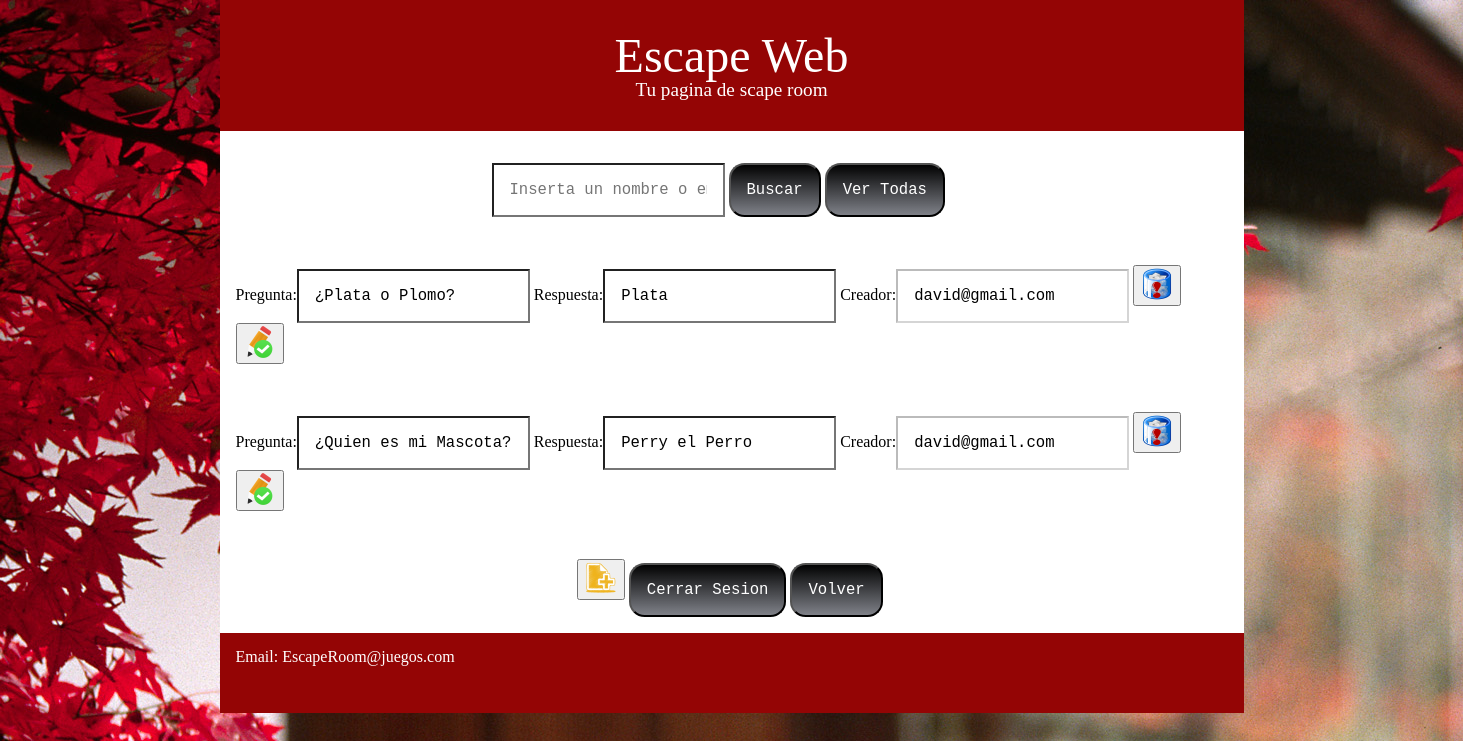
Page /Administracion/Preguntas.php on the committed database.
### tables this page shows
CREATE TABLE `pregunta` (
  `Id_pregunta` int NOT NULL,
  `descripcion` varchar(200) NOT NULL,
  `correo` varchar(30) NOT NULL
);

CREATE TABLE `respuesta` (
  `id_respuesta` int NOT NULL,
  `descripcionR` varchar(100) NOT NULL
);

### Base_de_datos/Conexion.php (called while the page is built, shortened)
<?php
include_once "../Objetos/Pregunta.php";
class Conexion
{
    public static $conexion;
    public static function abrirConexion()
    {
        self::$conexion = new mysqli(Parametros::$url, Parametros::$usuario, Parametros::$password, Parametros::$bbdd);
    }
    public static function ArrayDePreguntas()
    {
        $array = array();
        $query = "SELECT pregunta.descripcion,pregunta.correo,respuesta.descripcionR FROM pregunta JOIN preg_resp
        ON preg_resp.Id_pregunta=pregunta.Id_pregunta JOIN respuesta ON respuesta.id_respuesta=preg_resp.id_respuesta";
        $resultado = self::$conexion->query($query);
        if ($resultado) {
            while ($fila = mysqli_fetch_array($resultado)) {
                $pregunta = new Pregunta($fila['descripcionR'], $fila['descripcion'], $fila['correo']);
                $array[] = $pregunta;
            }
        }
        return $array;
    }
}

### Objetos/Pregunta.php (called while the page is built, shortened)
<?php
class Pregunta
{
    private $respuesta;
    private $creador;
    private $descripcion;
    public function __construct($respuesta, $descripcion, $creador)
    {
        $this->creador = $creador;
        $this->descripcion = $descripcion;
        $this->respuesta = $respuesta;
    }
    public function getRespuesta()
    {
        return $this->respuesta;
    }
    public function getCreador()
    {
        return $this->creador;
    }
    public function getDescripcion()
    {
        return $this->descripcion;
    }
}

### Administracion/Preguntas.php (the view, shortened to what this page needs)
<!DOCTYPE html>
<html lang="en">
<head>
    <link rel="stylesheet" type="text/css" href="../CSS/general.css">
</head>
<body class="oriental">
    <?php
    require_once '../Objetos/Pregunta.php';
    require_once '../Base_de_datos/Conexion.php';
    $preguntas = Conexion::ArrayDePreguntas();
    ?>
    <main class="container oriental">
        <header class="row oriental">
            <h1>Escape Web</h1>
            <h4>Tu pagina de scape room</h4>
        </header>
        <section class='row'>
            <form name="formulario" action="Preguntas.php" method="POST" class="oriental">
                <div class="row">
                    <div class="xl-col-12 l-col-12 m-col-12 s-col-12 separado margen-3">
                        <input type="text" name="parametroBuscado" placeholder="Inserta un nombre o email" value="">
                        <input type="submit" value="Buscar" name="BuscarPreg">
                        <input type="submit" value="Ver Todas" name="TodasPreg">
                </div>
            </form>
                <?php
            if (!isset($_REQUEST['BuscarPreg']) && !isset($_REQUEST['TodasPreg'])) {
                foreach ($preguntas as $pregunta) {
                ?>
                <form action="../Base_de_datos/controlador.php" method="POST" class="oriental">
                        <div class="row">
                            <div class="xl-col-12 l-col-12 m-col-12 s-col-12 separado">
                                Pregunta:<input type='text' value='<?php echo $pregunta->getDescripcion() ?>' name='desc' readonly>
                                Respuesta:<input type='text' value='<?php echo $pregunta->getRespuesta(); ?>' name='resp' readonly>
                                Creador:<input type='text' value='<?php echo $pregunta->getCreador(); ?>' name='creador' disabled>
                                <button type="submit" name='XPreg'><img src="../ICONOS/eliminar.jpg" class="tamaño"></button>
                                <button type="submit" name='EPreg'><img src="../ICONOS/edit.png" class="tamaño"></button>
                            </div>
                        </div>
                    </form>
            <?php
                }
            }
            ?>
                <form action="../Base_de_datos/controlador.php" method="POST" class="oriental">
                <div class="row">
                    <div class="margen-4 xl-col-12 l-col-12 m-col-12 s-col-12 separado">
                        <button type="submit" name='AniadirPreg'><img src="../ICONOS/addPregunta.png" class="tamaño"></button>
                        <input type="submit" value="Cerrar Sesion" name="CerrarSesion">
                        <input type="submit" value="Volver" name="VolverMenuEditor">
                    </div>
                </div>
            </form>
            <footer class=" oriental row">
                <div class="xl-col-12 l-col-12 m-col-12 s-col-12">
                    <p>Email: EscapeRoom@juegos.com</p>
                </div>
            </footer>
        </section>
    </main>
</body>
</html>

### CSS/general.css (style rules this page uses)
html, body, div, span, applet, object, iframe, h1, h2, h3, h4, h5, h6, p, blockquote, pre, a, abbr, acronym, address, big, cite, code, del, dfn, em, img, ins, kbd, q, s, samp, small, strike, strong, sub, sup, tt, var, b, u, i, center, dl, dt, dd, ol, ul, li, fieldset, form, label, legend, table, caption, tbody, tfoot, thead, tr, th, td, article, aside, canvas, details, embed, figure, figcaption, footer, header, hgroup, menu, nav, output, ruby, section, summary, time, mark, audio, video { margin: 0; padding: 0; border: 0; font-size: 100%; font: inherit; vertical-align: baseline; }
article, aside, details, figcaption, figure, footer, header, hgroup, menu, nav, section { display: block; }
body { line-height: 1; }
.margen-3 { margin-left: 25%; }
.margen-4 { margin-left: 33.3333333333%; }
@media only screen and (max-width: 2000px) { .xl-col-12 { width: 100%; } }
[class*=col-] { float: left; box-sizing: border-box; padding: 1em; }
h1 { font-size: 3rem; font-family: "Garamond"; text-align: center; }
h4 { font-size: 1.2rem; font-family: "Garamond"; text-align: center; }
p { font-family: "Consolas"; font-size: 1rem; }
body.oriental { background-image: url("../IMAGENES/indexOriental.jpg"); background-color: #fff; }
main.oriental { background-color: #fff; }
header.oriental { background-color: #940505; color: #ffffff; padding: 2rem; text-align: center; }
footer.oriental { color: #ffffff; background-color: #940505; height: 5rem; }
.tamaño { height: 2rem; width: 2rem; }
form.oriental input[type=submit], form.oriental input[type=button] { background-color: #fff; color: #fff; font-family: monospace; font-size: 1.2em; margin: auto; padding: 16px; border-radius: 1em 1em 1em 1em; background-image: linear-gradient(to bottom, #020202, rgba(77, 80, 90, 0.719)); }
form.oriental input[type=email], form.oriental input[type=number], form.oriental input[type=search], form.oriental input[type=text], form.oriental input[type=tel], form.oriental input[type=url], form.oriental input[type=password], form.oriental textarea, form.oriental select { background-color: #fff; color: #000000; font-family: monospace; font-size: 1.2em; margin: auto; padding: 16px; }
.container:after, .row:after, .u-cf { content: ""; display: table; clear: both; }
.separado { padding-top: 2rem; }
.container { position: relative; width: 100%; max-width: 1024px; margin: 0 auto; box-sizing: border-box; }

### rows in the picture
pregunta: desc "¿Plata o Plomo?", resp "Plata", creador "david@gmail.com"
pregunta: desc "¿Quien es mi Mascota?", resp "Perry el Perro", creador "david@gmail.com"
